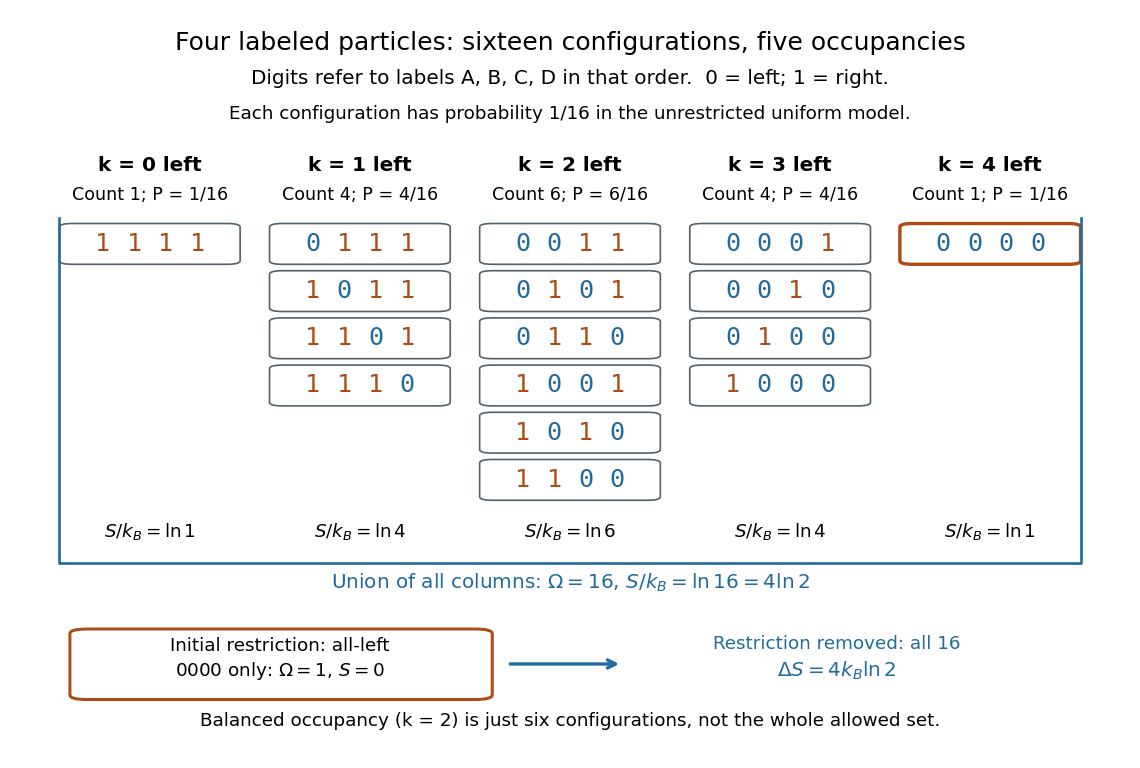

Here is the Python script that generated this plot:
"""Enumerate the 16 binary configurations of four distinguishable labels.

Run from _media: MPLCONFIGDIR=/tmp/codex-wiki-matplotlib python3
../entropy-two-box-configuration-count.py
Writes its matching PNG basename to the current working directory.
Tested with Python 3.14.4, Matplotlib 3.10.7 (Debian +dfsg1).
"""

from itertools import product
from pathlib import Path

import matplotlib

matplotlib.use("Agg")
import matplotlib.pyplot as plt
from matplotlib.patches import FancyBboxPatch


def main():
    strings = ["".join(bits) for bits in product("01", repeat=4)]
    groups = [[s for s in strings if s.count("0") == k] for k in range(5)]
    blue, orange, gray = "#216b9d", "#ac4b14", "#52616b"
    plt.rcParams.update({"font.size": 12, "figure.facecolor": "white",
                         "axes.facecolor": "white", "savefig.facecolor": "white"})
    fig, ax = plt.subplots(figsize=(9.5, 6.4), dpi=120)
    fig.subplots_adjust(left=0.03, right=0.97, bottom=0.03, top=0.80)
    fig.suptitle("Four labeled particles: sixteen configurations, five occupancies", fontsize=15, y=0.96)
    fig.text(0.5, 0.89, "Digits refer to labels A, B, C, D in that order.  0 = left; 1 = right.", ha="center")
    fig.text(0.5, 0.845, "Each configuration has probability 1/16 in the unrestricted uniform model.",
             ha="center", fontsize=11)
    ax.set(xlim=(-0.55, 4.55), ylim=(-2.65, 7.5))
    ax.axis("off")
    for k, group in enumerate(groups):
        ax.text(k, 7.20, f"k = {k} left", ha="center", weight="bold")
        ax.text(k, 6.70, f"Count {len(group)}; P = {len(group)}/16", ha="center", fontsize=10.5)
        for row, s in enumerate(group):
            y = 5.95 - row * 0.81
            edge = orange if s == "0000" else gray
            ax.add_patch(FancyBboxPatch((k - 0.37, y - 0.29), 0.74, 0.58,
                                       boxstyle="round,pad=0.06", facecolor="white",
                                       edgecolor=edge, linewidth=2 if s == "0000" else 1.0))
            for i, bit in enumerate(s):
                ax.text(k + (i - 1.5) * 0.15, y, bit, ha="center", va="center",
                        color=blue if bit == "0" else orange, fontfamily="monospace", fontsize=15)
        ax.text(k, 0.92, rf"$S/k_B=\ln {len(group)}$", ha="center", fontsize=11)
    ax.plot([-0.43, -0.43, 4.43, 4.43], [6.40, 0.48, 0.48, 6.40],
            color=blue, linewidth=1.6)
    ax.text(2, 0.03, r"Union of all columns: $\Omega=16$, $S/k_B=\ln 16=4\ln 2$", ha="center", color=blue)
    ax.add_patch(FancyBboxPatch((-0.30, -1.79), 1.85, 1.05,
                               boxstyle="round,pad=0.08", facecolor="white", edgecolor=orange, linewidth=1.8))
    ax.text(0.62, -1.03, "Initial restriction: all-left", ha="center", fontsize=11)
    ax.text(0.62, -1.46, r"0000 only: $\Omega=1$, $S=0$", ha="center", fontsize=11)
    ax.annotate("", xy=(2.25, -1.26), xytext=(1.7, -1.26),
                arrowprops={"arrowstyle": "->", "color": blue, "lw": 2})
    ax.text(3.27, -1.00, "Restriction removed: all 16", ha="center", fontsize=11, color=blue)
    ax.text(3.27, -1.48, r"$\Delta S=4k_B\ln2$", ha="center", fontsize=12, color=blue)
    ax.text(2, -2.32, "Balanced occupancy (k = 2) is just six configurations, not the whole allowed set.",
            ha="center", fontsize=11)
    fig.savefig(Path.cwd() / "entropy-two-box-configuration-count.png",
                facecolor="white", transparent=False)
    plt.close(fig)


if __name__ == "__main__":
    main()
